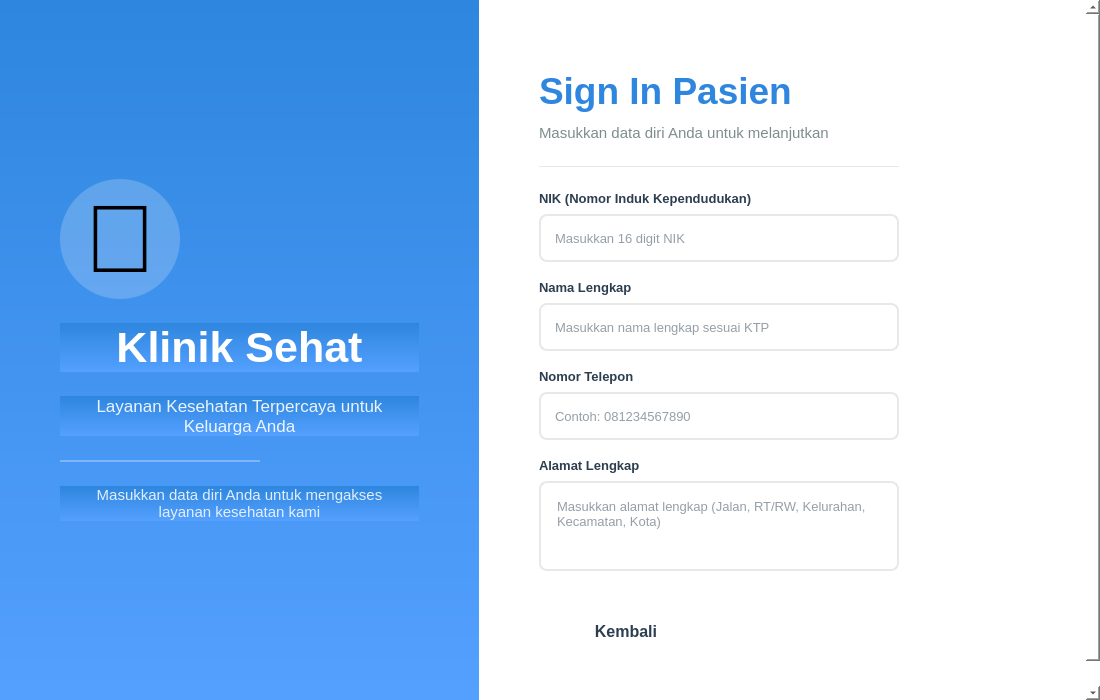
<?xml version="1.0" encoding="UTF-8"?>
<ui version="4.0">
 <class>SignInPasien</class>
 <widget class="QWidget" name="SignInPasien">
  <property name="geometry">
   <rect>
    <x>0</x>
    <y>0</y>
    <width>1100</width>
    <height>700</height>
   </rect>
  </property>
  <property name="windowTitle">
   <string>Sign In Pasien - Klinik Sehat</string>
  </property>
  <property name="styleSheet">
   <string notr="true">QWidget{background:#F5F7FA}QLineEdit,QTextEdit{background:white;border:2px solid #E8E8E8;border-radius:8px;padding:12px;color:#2C3E50}QLineEdit:focus,QTextEdit:focus{border-color:#2E86DE}QPushButton{background:#2E86DE;color:white;border:none;border-radius:8px;padding:14px;font-weight:bold}QPushButton:hover{background:#54A0FF}QPushButton:pressed{background:#1E6FBE}QPushButton#btnBack{background:#E8E8E8;color:#2C3E50}QPushButton#btnBack:hover{background:#D0D0D0}</string>
  </property>
  <layout class="QHBoxLayout" name="mainLayout">
   <property name="spacing">
    <number>0</number>
   </property>
   <property name="leftMargin">
    <number>0</number>
   </property>
   <property name="topMargin">
    <number>0</number>
   </property>
   <property name="rightMargin">
    <number>0</number>
   </property>
   <property name="bottomMargin">
    <number>0</number>
   </property>
   <item>
    <widget class="QWidget" name="leftPanel" native="true">
     <property name="styleSheet">
      <string notr="true">background:qlineargradient(x1:0,y1:0,x2:0,y2:1,stop:0 #2E86DE,stop:1 #54A0FF);</string>
     </property>
     <layout class="QVBoxLayout" name="leftLayout">
      <property name="spacing">
       <number>24</number>
      </property>
      <property name="leftMargin">
       <number>60</number>
      </property>
      <property name="topMargin">
       <number>60</number>
      </property>
      <property name="rightMargin">
       <number>60</number>
      </property>
      <property name="bottomMargin">
       <number>60</number>
      </property>
      <item>
       <spacer name="topSpacer">
        <property name="orientation">
         <enum>Qt::Vertical</enum>
        </property>
        <property name="sizeHint" stdset="0">
         <size>
          <width>20</width>
          <height>40</height>
         </size>
        </property>
       </spacer>
      </item>
      <item>
       <widget class="QLabel" name="lblIconBig">
        <property name="minimumSize">
         <size>
          <width>120</width>
          <height>120</height>
         </size>
        </property>
        <property name="maximumSize">
         <size>
          <width>120</width>
          <height>120</height>
         </size>
        </property>
        <property name="font">
         <font>
          <pointsize>72</pointsize>
         </font>
        </property>
        <property name="styleSheet">
         <string notr="true">background:rgba(255,255,255,0.2);border-radius:60px;</string>
        </property>
        <property name="text">
         <string>🏥</string>
        </property>
        <property name="alignment">
         <set>Qt::AlignCenter</set>
        </property>
       </widget>
      </item>
      <item>
       <widget class="QLabel" name="lblKlinik">
        <property name="font">
         <font>
          <pointsize>32</pointsize>
          <weight>75</weight>
          <bold>true</bold>
         </font>
        </property>
        <property name="styleSheet">
         <string notr="true">color:white;</string>
        </property>
        <property name="text">
         <string>Klinik Sehat</string>
        </property>
        <property name="alignment">
         <set>Qt::AlignCenter</set>
        </property>
       </widget>
      </item>
      <item>
       <widget class="QLabel" name="lblTagline">
        <property name="font">
         <font>
          <pointsize>13</pointsize>
         </font>
        </property>
        <property name="styleSheet">
         <string notr="true">color:rgba(255,255,255,0.9);</string>
        </property>
        <property name="text">
         <string>Layanan Kesehatan Terpercaya untuk Keluarga Anda</string>
        </property>
        <property name="alignment">
         <set>Qt::AlignCenter</set>
        </property>
        <property name="wordWrap">
         <bool>true</bool>
        </property>
       </widget>
      </item>
      <item>
       <widget class="QFrame" name="divider">
        <property name="minimumSize">
         <size>
          <width>0</width>
          <height>2</height>
         </size>
        </property>
        <property name="maximumSize">
         <size>
          <width>200</width>
          <height>2</height>
         </size>
        </property>
        <property name="styleSheet">
         <string notr="true">background:rgba(255,255,255,0.3);</string>
        </property>
       </widget>
      </item>
      <item>
       <widget class="QLabel" name="lblInfo">
        <property name="font">
         <font>
          <pointsize>11</pointsize>
         </font>
        </property>
        <property name="styleSheet">
         <string notr="true">color:rgba(255,255,255,0.85);</string>
        </property>
        <property name="text">
         <string>Masukkan data diri Anda untuk mengakses
layanan kesehatan kami</string>
        </property>
        <property name="alignment">
         <set>Qt::AlignCenter</set>
        </property>
        <property name="wordWrap">
         <bool>true</bool>
        </property>
       </widget>
      </item>
      <item>
       <spacer name="bottomSpacer">
        <property name="orientation">
         <enum>Qt::Vertical</enum>
        </property>
        <property name="sizeHint" stdset="0">
         <size>
          <width>20</width>
          <height>40</height>
         </size>
        </property>
       </spacer>
      </item>
     </layout>
    </widget>
   </item>
   <item>
    <widget class="QWidget" name="rightPanel" native="true">
     <property name="styleSheet">
      <string notr="true">background:white;</string>
     </property>
     <layout class="QVBoxLayout" name="rightLayout">
      <property name="spacing">
       <number>0</number>
      </property>
      <property name="leftMargin">
       <number>0</number>
      </property>
      <property name="topMargin">
       <number>0</number>
      </property>
      <property name="rightMargin">
       <number>0</number>
      </property>
      <property name="bottomMargin">
       <number>0</number>
      </property>
      <item>
       <widget class="QScrollArea" name="scrollArea">
        <property name="widgetResizable">
         <bool>true</bool>
        </property>
        <property name="styleSheet">
         <string notr="true">QScrollArea{border:none;background:white;}QScrollBar:vertical{background:#F5F7FA;width:10px;border-radius:5px;}QScrollBar::handle:vertical{background:#C0C0C0;border-radius:5px;min-height:30px;}QScrollBar::handle:vertical:hover{background:#A0A0A0;}</string>
        </property>
        <widget class="QWidget" name="scrollAreaWidgetContents">
         <property name="geometry">
          <rect>
           <x>0</x>
           <y>0</y>
           <width>550</width>
           <height>700</height>
          </rect>
         </property>
         <layout class="QVBoxLayout" name="scrollLayout">
          <property name="spacing">
           <number>0</number>
          </property>
          <property name="leftMargin">
           <number>0</number>
          </property>
          <property name="topMargin">
           <number>0</number>
          </property>
          <property name="rightMargin">
           <number>0</number>
          </property>
          <property name="bottomMargin">
           <number>0</number>
          </property>
          <item>
           <spacer name="topSpacerRight">
            <property name="orientation">
             <enum>Qt::Vertical</enum>
            </property>
            <property name="sizeType">
             <enum>QSizePolicy::Fixed</enum>
            </property>
            <property name="sizeHint" stdset="0">
             <size>
              <width>20</width>
              <height>40</height>
             </size>
            </property>
           </spacer>
          </item>
          <item>
           <widget class="QWidget" name="signinContainer" native="true">
            <property name="minimumSize">
             <size>
              <width>400</width>
              <height>0</height>
             </size>
            </property>
            <property name="maximumSize">
             <size>
              <width>480</width>
              <height>16777215</height>
             </size>
            </property>
            <layout class="QVBoxLayout" name="signinLayout">
             <property name="spacing">
              <number>24</number>
             </property>
             <property name="leftMargin">
              <number>60</number>
             </property>
             <property name="topMargin">
              <number>30</number>
             </property>
             <property name="rightMargin">
              <number>60</number>
             </property>
             <property name="bottomMargin">
              <number>30</number>
             </property>
             <item>
              <layout class="QVBoxLayout" name="headerLayout">
               <property name="spacing">
                <number>12</number>
               </property>
               <item>
                <widget class="QLabel" name="lblWelcome">
                 <property name="font">
                  <font>
                   <pointsize>28</pointsize>
                   <weight>75</weight>
                   <bold>true</bold>
                  </font>
                 </property>
                 <property name="styleSheet">
                  <string notr="true">color:#2E86DE;</string>
                 </property>
                 <property name="text">
                  <string>Sign In Pasien</string>
                 </property>
                </widget>
               </item>
               <item>
                <widget class="QLabel" name="lblSubtitle">
                 <property name="font">
                  <font>
                   <pointsize>11</pointsize>
                  </font>
                 </property>
                 <property name="styleSheet">
                  <string notr="true">color:#7F8C8D;</string>
                 </property>
                 <property name="text">
                  <string>Masukkan data diri Anda untuk melanjutkan</string>
                 </property>
                 <property name="wordWrap">
                  <bool>true</bool>
                 </property>
                </widget>
               </item>
              </layout>
             </item>
             <item>
              <widget class="QFrame" name="separator">
               <property name="minimumSize">
                <size>
                 <width>0</width>
                 <height>1</height>
                </size>
               </property>
               <property name="maximumSize">
                <size>
                 <width>16777215</width>
                 <height>1</height>
                </size>
               </property>
               <property name="styleSheet">
                <string notr="true">background:#E8E8E8;</string>
               </property>
              </widget>
             </item>
             <item>
              <layout class="QVBoxLayout" name="formLayout">
               <property name="spacing">
                <number>18</number>
               </property>
               <item>
                <layout class="QVBoxLayout" name="nikLayout">
                 <property name="spacing">
                  <number>8</number>
                 </property>
                 <item>
                  <widget class="QLabel" name="lblNIK">
                   <property name="font">
                    <font>
                     <pointsize>10</pointsize>
                     <weight>75</weight>
                     <bold>true</bold>
                    </font>
                   </property>
                   <property name="styleSheet">
                    <string notr="true">color:#2C3E50;</string>
                   </property>
                   <property name="text">
                    <string>NIK (Nomor Induk Kependudukan)</string>
                   </property>
                  </widget>
                 </item>
                 <item>
                  <widget class="QLineEdit" name="txtNIK">
                   <property name="minimumSize">
                    <size>
                     <width>0</width>
                     <height>48</height>
                    </size>
                   </property>
                   <property name="font">
                    <font>
                     <pointsize>10</pointsize>
                    </font>
                   </property>
                   <property name="maxLength">
                    <number>16</number>
                   </property>
                   <property name="placeholderText">
                    <string>Masukkan 16 digit NIK</string>
                   </property>
                  </widget>
                 </item>
                </layout>
               </item>
               <item>
                <layout class="QVBoxLayout" name="namaLayout">
                 <property name="spacing">
                  <number>8</number>
                 </property>
                 <item>
                  <widget class="QLabel" name="lblNama">
                   <property name="font">
                    <font>
                     <pointsize>10</pointsize>
                     <weight>75</weight>
                     <bold>true</bold>
                    </font>
                   </property>
                   <property name="styleSheet">
                    <string notr="true">color:#2C3E50;</string>
                   </property>
                   <property name="text">
                    <string>Nama Lengkap</string>
                   </property>
                  </widget>
                 </item>
                 <item>
                  <widget class="QLineEdit" name="txtNama">
                   <property name="minimumSize">
                    <size>
                     <width>0</width>
                     <height>48</height>
                    </size>
                   </property>
                   <property name="font">
                    <font>
                     <pointsize>10</pointsize>
                    </font>
                   </property>
                   <property name="placeholderText">
                    <string>Masukkan nama lengkap sesuai KTP</string>
                   </property>
                  </widget>
                 </item>
                </layout>
               </item>
               <item>
                <layout class="QVBoxLayout" name="teleponLayout">
                 <property name="spacing">
                  <number>8</number>
                 </property>
                 <item>
                  <widget class="QLabel" name="lblTelepon">
                   <property name="font">
                    <font>
                     <pointsize>10</pointsize>
                     <weight>75</weight>
                     <bold>true</bold>
                    </font>
                   </property>
                   <property name="styleSheet">
                    <string notr="true">color:#2C3E50;</string>
                   </property>
                   <property name="text">
                    <string>Nomor Telepon</string>
                   </property>
                  </widget>
                 </item>
                 <item>
                  <widget class="QLineEdit" name="txtTelepon">
                   <property name="minimumSize">
                    <size>
                     <width>0</width>
                     <height>48</height>
                    </size>
                   </property>
                   <property name="font">
                    <font>
                     <pointsize>10</pointsize>
                    </font>
                   </property>
                   <property name="placeholderText">
                    <string>Contoh: 081234567890</string>
                   </property>
                  </widget>
                 </item>
                </layout>
               </item>
               <item>
                <layout class="QVBoxLayout" name="alamatLayout">
                 <property name="spacing">
                  <number>8</number>
                 </property>
                 <item>
                  <widget class="QLabel" name="lblAlamat">
                   <property name="font">
                    <font>
                     <pointsize>10</pointsize>
                     <weight>75</weight>
                     <bold>true</bold>
                    </font>
                   </property>
                   <property name="styleSheet">
                    <string notr="true">color:#2C3E50;</string>
                   </property>
                   <property name="text">
                    <string>Alamat Lengkap</string>
                   </property>
                  </widget>
                 </item>
                 <item>
                  <widget class="QTextEdit" name="txtAlamat">
                   <property name="minimumSize">
                    <size>
                     <width>0</width>
                     <height>90</height>
                    </size>
                   </property>
                   <property name="maximumSize">
                    <size>
                     <width>16777215</width>
                     <height>90</height>
                    </size>
                   </property>
                   <property name="font">
                    <font>
                     <pointsize>10</pointsize>
                    </font>
                   </property>
                   <property name="placeholderText">
                    <string>Masukkan alamat lengkap (Jalan, RT/RW, Kelurahan, Kecamatan, Kota)</string>
                   </property>
                  </widget>
                 </item>
                </layout>
               </item>
              </layout>
             </item>
             <item>
              <spacer name="formSpacer">
               <property name="orientation">
                <enum>Qt::Vertical</enum>
               </property>
               <property name="sizeType">
                <enum>QSizePolicy::Fixed</enum>
               </property>
               <property name="sizeHint" stdset="0">
                <size>
                 <width>20</width>
                 <height>10</height>
                </size>
               </property>
              </spacer>
             </item>
             <item>
              <layout class="QHBoxLayout" name="buttonLayout">
               <property name="spacing">
                <number>12</number>
               </property>
               <item>
                <widget class="QPushButton" name="btnBack">
                 <property name="minimumSize">
                  <size>
                   <width>0</width>
                   <height>52</height>
                  </size>
                 </property>
                 <property name="font">
                  <font>
                   <pointsize>12</pointsize>
                   <weight>75</weight>
                   <bold>true</bold>
                  </font>
                 </property>
                 <property name="cursor">
                  <cursorShape>PointingHandCursor</cursorShape>
                 </property>
                 <property name="text">
                  <string>Kembali</string>
                 </property>
                </widget>
               </item>
               <item>
                <widget class="QPushButton" name="btnSignIn">
                 <property name="minimumSize">
                  <size>
                   <width>0</width>
                   <height>52</height>
                  </size>
                 </property>
                 <property name="font">
                  <font>
                   <pointsize>12</pointsize>
                   <weight>75</weight>
                   <bold>true</bold>
                  </font>
                 </property>
                 <property name="cursor">
                  <cursorShape>PointingHandCursor</cursorShape>
                 </property>
                 <property name="text">
                  <string>Sign In</string>
                 </property>
                </widget>
               </item>
              </layout>
             </item>
            </layout>
           </widget>
          </item>
          <item>
           <spacer name="bottomSpacerRight">
            <property name="orientation">
             <enum>Qt::Vertical</enum>
            </property>
            <property name="sizeType">
             <enum>QSizePolicy::Fixed</enum>
            </property>
            <property name="sizeHint" stdset="0">
             <size>
              <width>20</width>
              <height>40</height>
             </size>
            </property>
           </spacer>
          </item>
         </layout>
        </widget>
       </widget>
      </item>
     </layout>
    </widget>
   </item>
  </layout>
 </widget>
 <resources/>
 <connections/>
</ui>
